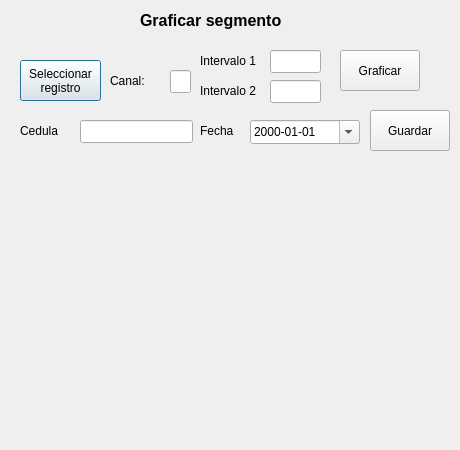
<?xml version="1.0" encoding="UTF-8"?>
<ui version="4.0">
 <class>Dialog</class>
 <widget class="QDialog" name="Dialog">
  <property name="geometry">
   <rect>
    <x>0</x>
    <y>0</y>
    <width>460</width>
    <height>450</height>
   </rect>
  </property>
  <property name="windowTitle">
   <string>Segmento</string>
  </property>
  <widget class="QLineEdit" name="intervalo_1">
   <property name="geometry">
    <rect>
     <x>270</x>
     <y>50</y>
     <width>51</width>
     <height>23</height>
    </rect>
   </property>
  </widget>
  <widget class="QLineEdit" name="canal">
   <property name="geometry">
    <rect>
     <x>170</x>
     <y>70</y>
     <width>21</width>
     <height>23</height>
    </rect>
   </property>
  </widget>
  <widget class="QLabel" name="label">
   <property name="geometry">
    <rect>
     <x>140</x>
     <y>10</y>
     <width>211</width>
     <height>21</height>
    </rect>
   </property>
   <property name="font">
    <font>
     <pointsize>12</pointsize>
     <weight>75</weight>
     <bold>true</bold>
    </font>
   </property>
   <property name="text">
    <string>Graficar segmento</string>
   </property>
  </widget>
  <widget class="QPushButton" name="cargarRegistro">
   <property name="geometry">
    <rect>
     <x>20</x>
     <y>60</y>
     <width>81</width>
     <height>41</height>
    </rect>
   </property>
   <property name="text">
    <string>Seleccionar
registro</string>
   </property>
  </widget>
  <widget class="QPushButton" name="graficar">
   <property name="geometry">
    <rect>
     <x>340</x>
     <y>50</y>
     <width>80</width>
     <height>41</height>
    </rect>
   </property>
   <property name="text">
    <string>Graficar</string>
   </property>
  </widget>
  <widget class="QLabel" name="label_4">
   <property name="geometry">
    <rect>
     <x>200</x>
     <y>50</y>
     <width>71</width>
     <height>21</height>
    </rect>
   </property>
   <property name="text">
    <string>Intervalo 1</string>
   </property>
  </widget>
  <widget class="QLabel" name="label_2">
   <property name="geometry">
    <rect>
     <x>110</x>
     <y>70</y>
     <width>51</width>
     <height>21</height>
    </rect>
   </property>
   <property name="text">
    <string>Canal:</string>
   </property>
  </widget>
  <widget class="QLabel" name="label_5">
   <property name="geometry">
    <rect>
     <x>200</x>
     <y>80</y>
     <width>71</width>
     <height>21</height>
    </rect>
   </property>
   <property name="text">
    <string>Intervalo 2</string>
   </property>
  </widget>
  <widget class="QLineEdit" name="intervalo_2">
   <property name="geometry">
    <rect>
     <x>270</x>
     <y>80</y>
     <width>51</width>
     <height>23</height>
    </rect>
   </property>
  </widget>
  <widget class="QWidget" name="gridLayoutWidget">
   <property name="geometry">
    <rect>
     <x>10</x>
     <y>160</y>
     <width>441</width>
     <height>281</height>
    </rect>
   </property>
   <layout class="QGridLayout" name="plano"/>
  </widget>
  <widget class="QLabel" name="label_6">
   <property name="geometry">
    <rect>
     <x>200</x>
     <y>120</y>
     <width>41</width>
     <height>21</height>
    </rect>
   </property>
   <property name="text">
    <string>Fecha</string>
   </property>
  </widget>
  <widget class="QDateEdit" name="fecha">
   <property name="geometry">
    <rect>
     <x>250</x>
     <y>120</y>
     <width>110</width>
     <height>24</height>
    </rect>
   </property>
   <property name="displayFormat">
    <string>yyyy-MM-dd</string>
   </property>
   <property name="calendarPopup">
    <bool>true</bool>
   </property>
  </widget>
  <widget class="QLineEdit" name="cedula">
   <property name="geometry">
    <rect>
     <x>80</x>
     <y>120</y>
     <width>113</width>
     <height>23</height>
    </rect>
   </property>
  </widget>
  <widget class="QPushButton" name="guardar">
   <property name="geometry">
    <rect>
     <x>370</x>
     <y>110</y>
     <width>80</width>
     <height>41</height>
    </rect>
   </property>
   <property name="text">
    <string>Guardar</string>
   </property>
  </widget>
  <widget class="QLabel" name="label_3">
   <property name="geometry">
    <rect>
     <x>20</x>
     <y>120</y>
     <width>59</width>
     <height>21</height>
    </rect>
   </property>
   <property name="text">
    <string>Cedula</string>
   </property>
  </widget>
 </widget>
 <tabstops>
  <tabstop>cargarRegistro</tabstop>
  <tabstop>canal</tabstop>
  <tabstop>intervalo_1</tabstop>
  <tabstop>intervalo_2</tabstop>
  <tabstop>cedula</tabstop>
  <tabstop>fecha</tabstop>
  <tabstop>graficar</tabstop>
  <tabstop>guardar</tabstop>
 </tabstops>
 <resources/>
 <connections/>
</ui>
